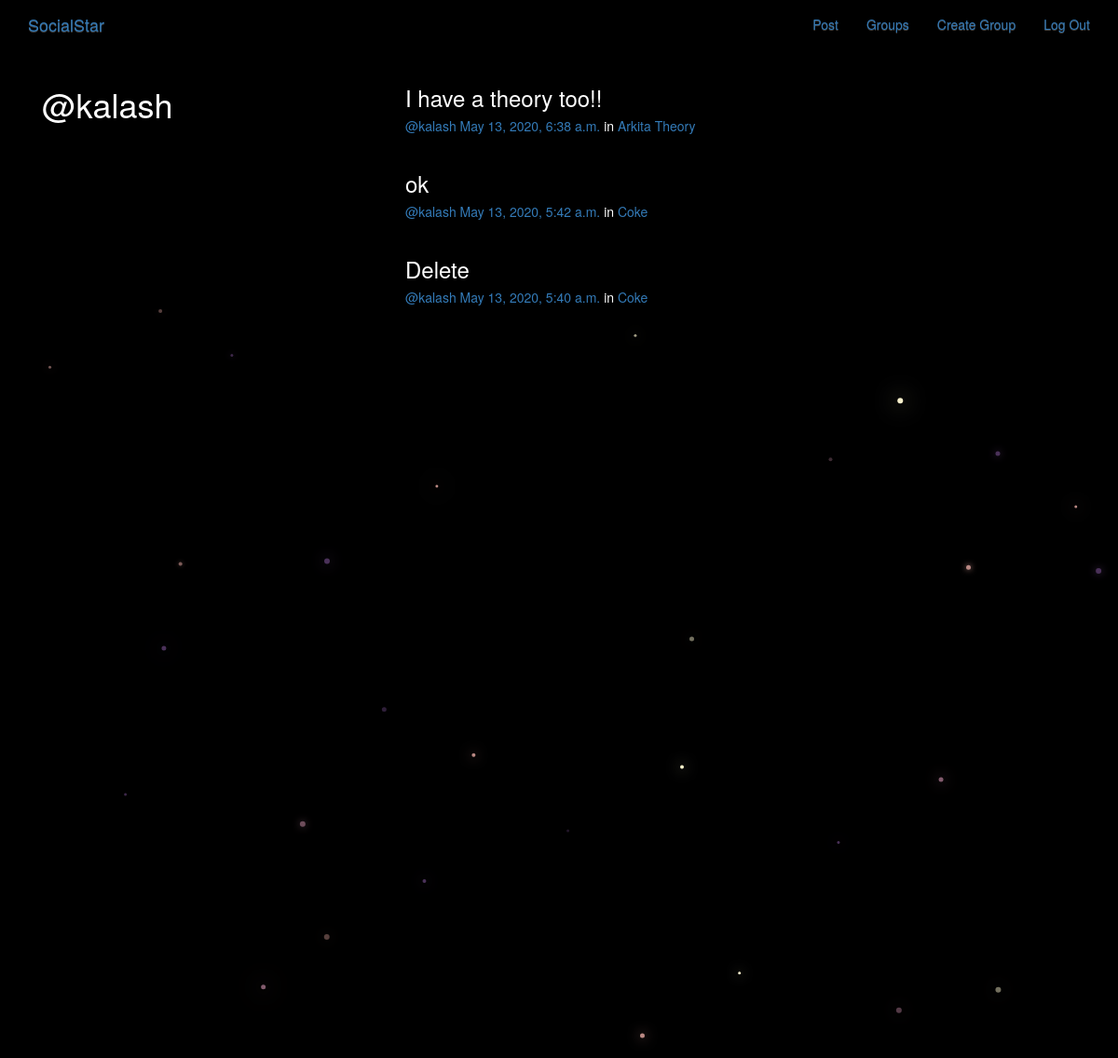
Page /posts/by/kalash/ (signed in) on the committed database.
### posts/models.py (models this page shows, shortened)
class Post(models.Model):
    user = models.ForeignKey(User,related_name='posts',on_delete=models.CASCADE)
    created_at = models.DateTimeField(auto_now=True)
    message = models.TextField()
    message_html = models.TextField(editable=False)
    group = models.ForeignKey(Group, related_name='posts',null=True,blank=True, on_delete=models.CASCADE)
    class Meta():
        ordering = ['-created_at']
        unique_together = ['user','message']

### groups/models.py (models this page shows, shortened)
class Group(models.Model):
    name = models.CharField(max_length=255, unique=True)
    slug = models.SlugField(allow_unicode=True, unique=True)
    description = models.TextField(blank=True, default='')
    description_html = models.TextField(editable=False, default='', blank=True)
    members = models.ManyToManyField(User,through="GroupMember")
    class Meta:
        ordering = ["name"]

### posts/views.py (the view)
# urls.py: path('by/<username>/',views.UserPosts.as_view(),name='for_user'),
class UserPosts(generic.ListView):
    model = models.Post
    template_name = 'posts/user_post_list.html'
    def get_queryset(self):
        try:
            self.post_user = User.objects.prefetch_related('posts').get(username__iexact=self.kwargs.get('username'))
        except User.DoesNotExist:
            raise Http404
        else:
            return self.post_user.posts.all()
    def get_context_data(self,**kwargs):
        context = super().get_context_data(**kwargs)
        context['post_user'] = self.post_user
        return context

### posts/templates/posts/user_post_list.html
{% extends "posts/post_base.html" %}
{% block prepost %}
  <div class="col-md-4">
    <h1>@{{post_user.username}}</h1>
  </div>
{% endblock%}
{% block post_content %}
  <div class="col-md-8">
    {% for post in post_list %}
      {% include "posts/_post.html" %}
    {% endfor %}
  </div>
{% endblock %}

### posts/templates/posts/_post.html (shortened to what this page needs)
<div class="post media">
  <h3>{{post.message_html|safe}}</h3>
  <div class="media-body">
    <h5 class="media-heading">
    <span class="username"> <a href="{% url 'posts:for_user' username=post.user.username%}">@{{post.user.username}}</a>
    </span>
    <time class="time">
    <a href="{% url 'posts:single' username=post.user.username pk=post.pk %}">{{post.created_at }}</a></time>
    {% if post.group %}
    <span class="group-name">in <a href="#">{{ post.group.name }}</a></span>
    {% endif %}
    </h5>
  </div>
</div>

### static/simplesocial/css/master.css (style rules this page uses)
body { margin: 0; overflow: hidden; background-color: black; color:white; }

### rows in the picture
Post: message_html "I have a theory too!!", user.username "kalash", created_at "May 13, 2020, 6:38 a.m.", group.name "Arkita Theory"
Post: message_html "ok", user.username "kalash", created_at "May 13, 2020, 5:42 a.m.", group.name "Coke"
Post: message_html "Delete", user.username "kalash", created_at "May 13, 2020, 5:40 a.m.", group.name "Coke"

### other values in the picture
{{ post_user.username }} "kalash"
